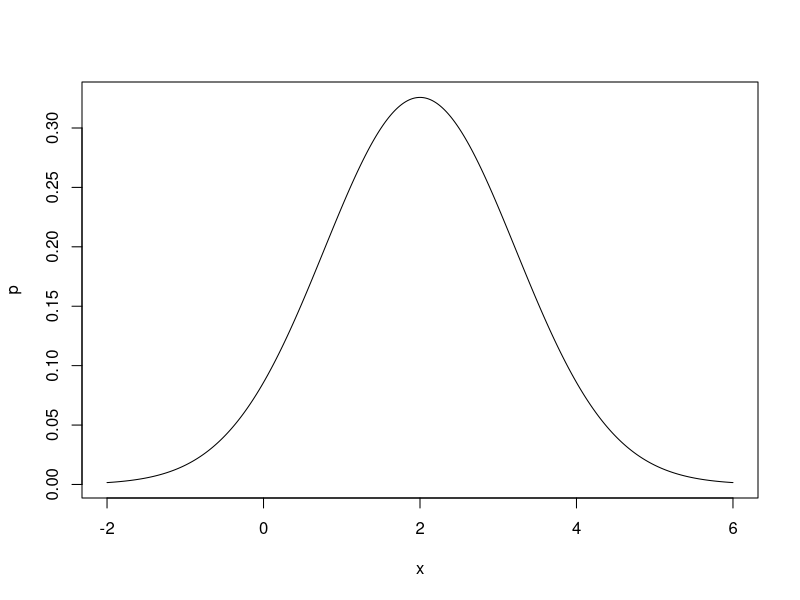

R code for this plot:
# Practical no.3 
# Normal Distribution

# Q1) Let X~N(50,100). Find P(X<=70), P(X>65), P(X<=30), P(35<X<60), P(40<X<50)
mean = 50; mean
var = 100; var

# Since standard deviation is square root of variance(var):
sd = sqrt(var); sd

# now, (i) P(X<=70):
P1 = pnorm(70, mean, sd); P1

# (ii) P(X>65):
ptemp = pnorm(65, mean, sd); ptemp
P2 = 1 - ptemp; P2

# (iii) P(X<=30):
P3 = pnorm(30, mean, sd); P3

# (iv) P(35<X<60):
Pt1 = pnorm(60, mean, sd); Pt1
Pt2 = pnorm(35, mean, sd); Pt2
P4 = Pt1 - Pt2; P4

# (v) P(40<X<50):
Pt1 = pnorm(50, mean, sd); Pt1
Pt2 = pnorm(40, mean, sd); Pt2
P5 = Pt1 - Pt2; P5


# Q2) Let X~N(160,400). Find K1 and K2, 
# such that P(X<K1)= 0.6 & P(X>K2) = 0.8
mean = 160; mean
var = 400; var
sd = sqrt(var); sd

# (i) P(X<K1)= 0.6
p = 0.6; p
K1 = qnorm(p, mean, sd); K1

# (ii) P(X>K2) = 0.8
p = 0.8; p
q = 1 - 0.8; q
K2 = qnorm(q, mean, sd); K2


# Q3) If X~N(2, 1.5). Find:
# P(X <= 0.8) & P(X > 0.5)
mean = 2; mean
var = 1.5; var
sd = sqrt(var); sd

# (i) P(X <= 0.8):
P1 = pnorm(0.8, mean, sd); P1

# (ii) P(X > 0.5):
P2 = 1 - pnorm(0.5, mean, sd); P2


# Q4) If X~N(0,1). Find:
# P(X <= 0.8) & P(X > 0.5)
mean = 0; mean
var = 1; var
sd = sqrt(var); sd

# (i) P(X <= 0.8):
P1 = pnorm(0.8, mean, sd); P1

# (ii) P(X > 0.5):
P2 = 1 - pnorm(0.5, mean, sd); P2


# Q5) Plot Normal Distribution Curve
x = seq(-2, 6, 0.02)
p = dnorm(x, 2, sqrt(1.5))
plot(x, p, type="l")  # 'l' specifies a line plot
